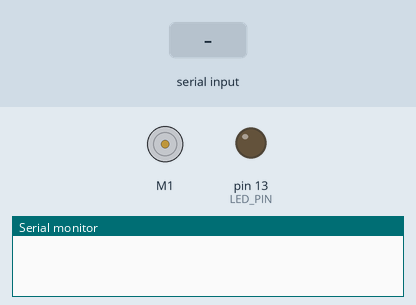
Bench run of a sketch on a simulated Arduino Uno, built with avr-gcc and run on an emulated ATmega328P. Shown: DC motor (green arrow = forward, orange = backward, longer = faster), output pins drawn as LEDs (lit = HIGH), the last lines printed to the serial monitor. The test bench sets the inputs (shaded band).

Above: at 1.2 s.
1.3 s: "90,45\n" received over Serial
At 2.6 s:
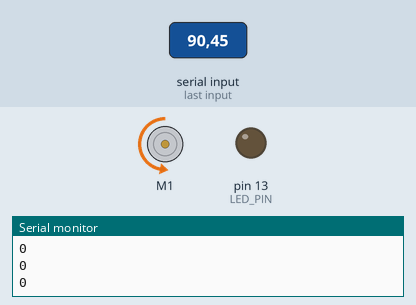
Timing chart, 0 to 4.3 s (numbered marks = the images above; inputs shaded):
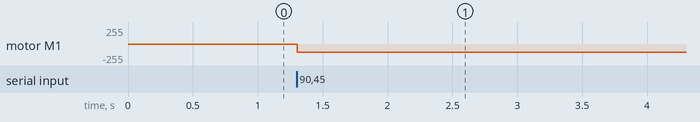

The sketch:

sketch_dec22a.ino
```cpp
#include <DRV8835MotorShield.h>
DRV8835MotorShield motors;
int incoming_state = 1;

#define LED_PIN 13
void setup() {
  Serial.begin(9600);
  motors.flipM1(true);
  pinMode(LED_PIN, OUTPUT);
}

void loop() {
  // put your main code here, to run repeatedly:
  if (Serial.available()) {
    incoming_state = incoming_state * (Serial.read() - '0');
    Serial.println(incoming_state);
    if(incoming_state == 0) {
        digitalWrite(LED_PIN, LOW);
        motors.setM1Speed(200);
    }
    else if(incoming_state == 1) {
        digitalWrite(LED_PIN, HIGH);
        motors.setM1Speed(-200);
    }
    else {
      motors.setM1Speed(0);
    }
  }
  delay(1);
}
```

Measured:
- after the input at 1.3 s, motor M1: stopped → backward 127/255 at once
